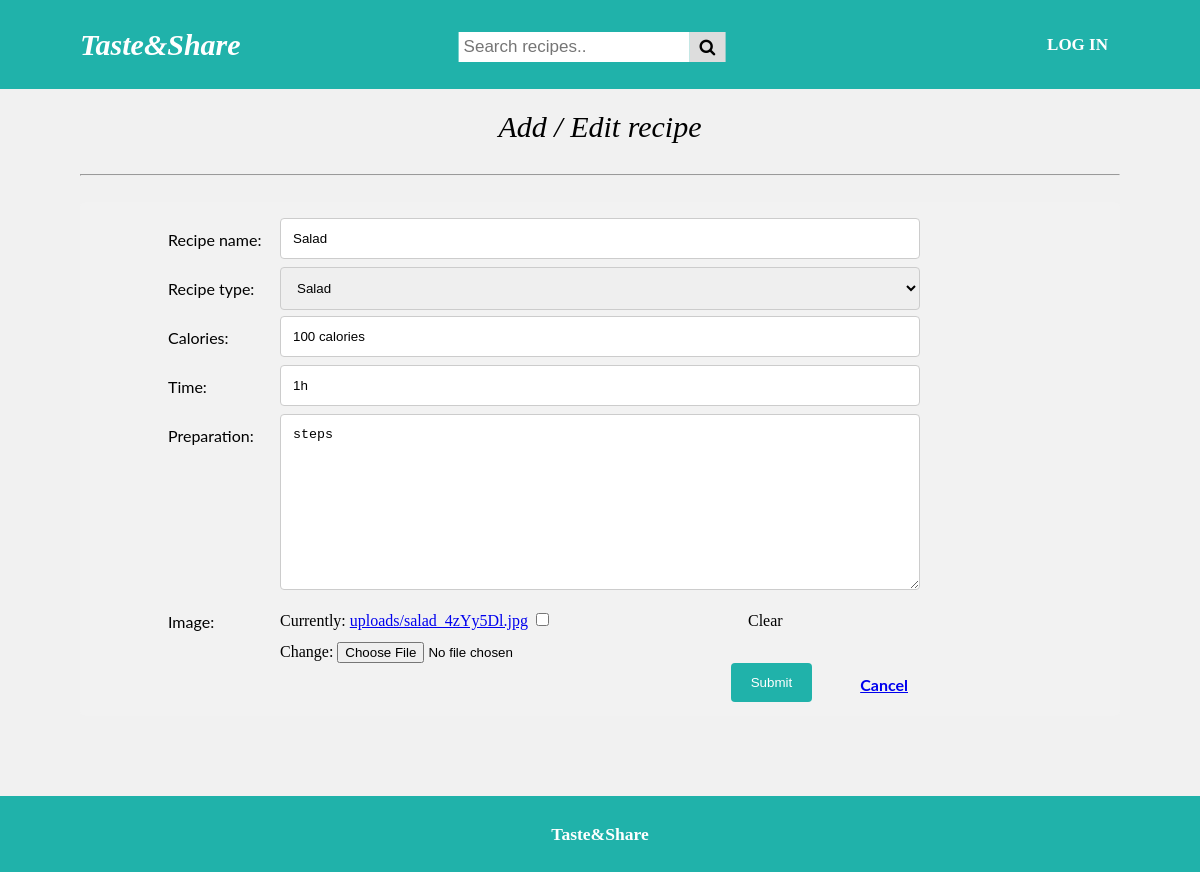
The page /edit-recipe/10 on the database as committed earlier.
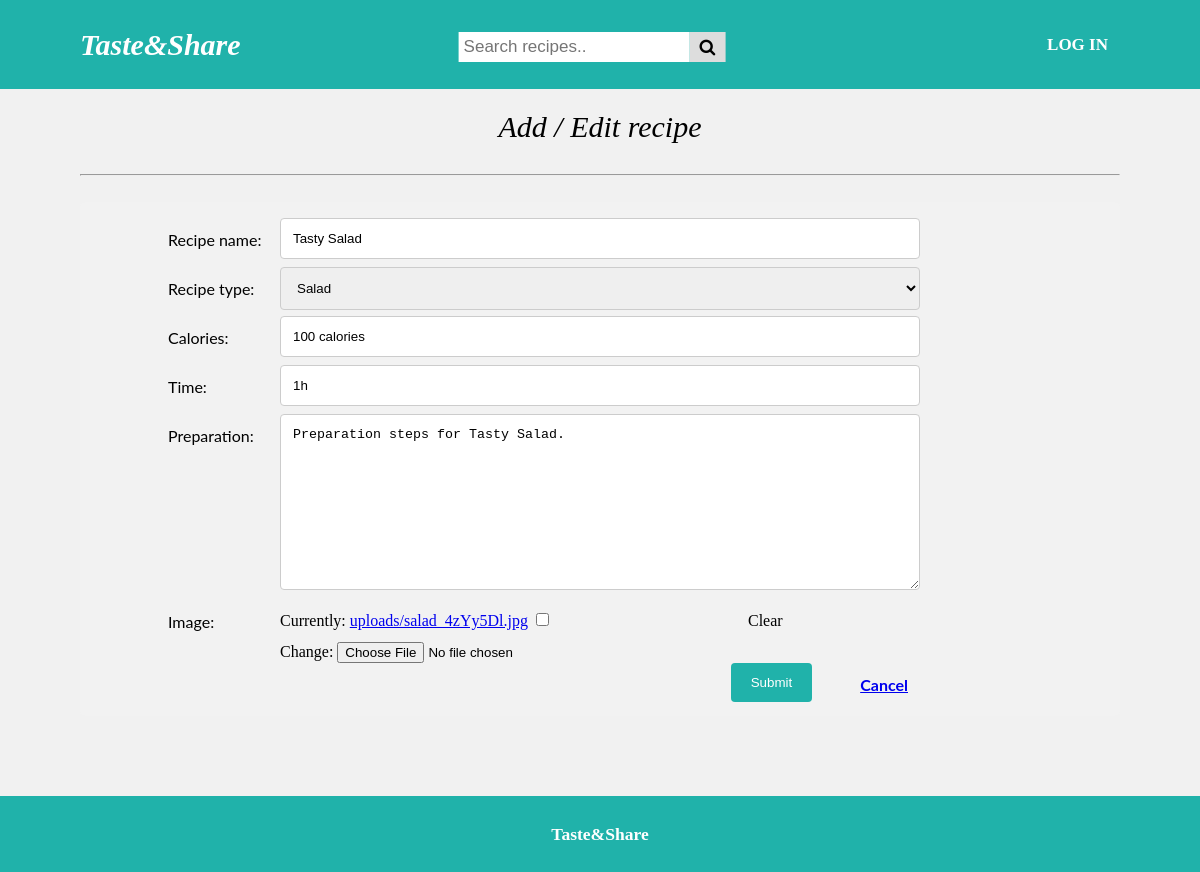
The same page on the database as committed later.
### tasteandshare/models.py (models this page shows, shortened)
class Recipe(models.Model):
    RECIPE_TYPES = [('sl', "Salad"), ('sp', "Soup"), ('hd', "Hot dish"), ('ds', "Dessert"), ('ps', "Pasta"), ('pz', "Pizza")]
    recipe_name = models.CharField(max_length=100, unique=True, verbose_name="Recipe name")
    recipe_type = models.CharField(choices=RECIPE_TYPES, max_length=10, verbose_name="Recipe type")
    calories = models.CharField(max_length=30, verbose_name="Calories")
    time = models.CharField(max_length=4, verbose_name="Time")
    preparation = models.TextField()
    image = models.ImageField(upload_to='uploads', blank=True)
    issued = models.DateField()
    author = models.ForeignKey('Author', on_delete=models.CASCADE)

### tasteandshare/views.py (the view)
# urls.py: path('edit-recipe/<int:id>', tasteandshare_views.edit_recipe, name="edit-recipe"),
def edit_recipe(request, id):
    try:
        recipe = Recipe.objects.get(id=id)
        form = RecipeForm(instance=recipe)
        if request.method == "POST":
            form = RecipeForm(request.POST, instance=recipe)
            if form.is_valid():
                form.save()
                return redirect('recipe', recipe.id)
        context = { 'form': form }
        return render(request, 'add_edit_recipe.html', context)
    except Recipe.DoesNotExist:
        return HttpResponseNotFound("<h2>Recipe not found</h2>")

### tasteandshare/forms.py (shortened to what this page needs)
class RecipeForm(forms.ModelForm):
    class Meta:
        model = Recipe
        fields = [
        'recipe_name',
        'recipe_type',
        'calories',
        'time',
        'preparation',
        'image']
        widgets = {
            'recipe_name': forms.TextInput(attrs={'type':'text2', 'label':'Recipe Name'}),
            'calories': forms.TextInput(attrs={'type':'text2'}),
            'time': forms.TextInput(attrs={'type':'text2'}),
            'preparation': forms.Textarea()
        }

### tasteandshare/templates/add_edit_recipe.html (shortened to what this page needs)
{% extends 'base.html' %}
{% block content %}
    <div class="main">
        <p class="center"><i>Add / Edit recipe</i></p>
        <hr><br>
        <div class="container">
            <form method="POST" enctype="multipart/form-data">
                {% for f in form %}
                    <div class="row2">
                        <div class="col-25">
                            <label for="{{ f.id_for_label }}">{{ f.label }}: </label>
                        </div>
                        <div class="col-75">
                            {{ f }}
                        </div>
                    </div>
                {% endfor %}
                <a class="btn_cancel2" href="{% url 'recipes' %}"><b>Cancel</b></a>
                    <div class="row2">
                        <input type="submit" value="Submit">
                    </div>
            </form>
        </div>
    </div>
{% endblock %}

Rows that differ between the two databases and show on the page:
changed Recipe "Salad": recipe_name "Salad" → "Tasty Salad"; preparation "steps" → "Preparation steps for Tasty Salad."
